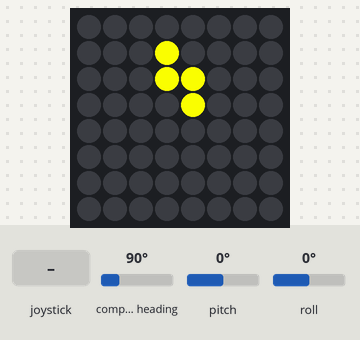
This program was run on a simulated Raspberry Pi (BCM pin numbers) with a Sense HAT. Parts: the Sense HAT's 8×8 RGB LED matrix. Inputs (shaded band) come from the test bench; at power-on: compass heading 90°, pitch 0°, roll 0°. Random numbers come from a fixed seed; the 64×8 strip is a reading aid, not a part: it shows the text the matrix is scrolling, unrolled, one strip-width of it at a time; the Sense HAT reports a negative pitch or roll as 360° plus the angle; the clock reads 2024-03-15 10:24:30 at power-on unless the program sets it.

Above: at 1.2 s.
1.3 s: joystick pushed up
At 2.0 s:
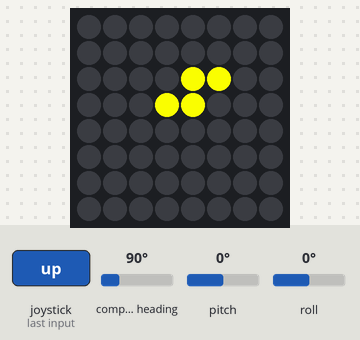
4.3 s: joystick pushed left
At 5.5 s:
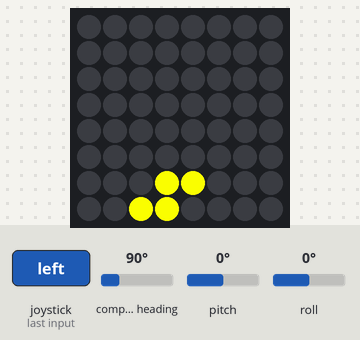
7.3 s: joystick pushed right
At 8.7 s:
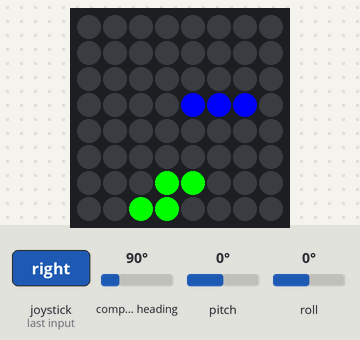
10.3 s: joystick pushed up
At 11.1 s:
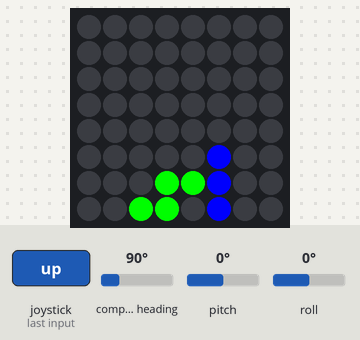
13.3 s: joystick pushed right
At 14.3 s:
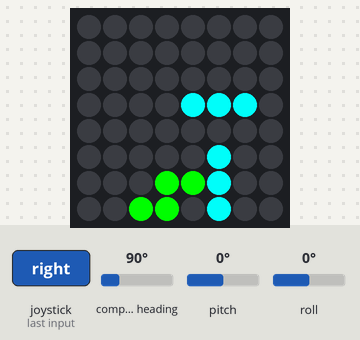

The program:

tetris.py
```python
#必要なモジュールをimport
import time
import sense_hat
import numpy as np
import sys

sense = sense_hat.SenseHat()
sense.set_imu_config(False, True, False)
orientation = sense.get_orientation_degrees()
sense.clear()

#ジョイスティック設定
left_key   = sense_hat.DIRECTION_LEFT
right_key  = sense_hat.DIRECTION_RIGHT
up_key     = sense_hat.DIRECTION_UP
down_key   = sense_hat.DIRECTION_DOWN
middle_key = sense_hat.DIRECTION_MIDDLE
pressed    = sense_hat.ACTION_PRESSED
released   = sense_hat.ACTION_RELEASED

#フィールドサイズ
playfieldSize = 10
playfield = np.zeros((playfieldSize, playfieldSize))

#ゲームスピード
gameSpeed = 0.8

#main関数での変数
lft = 0.0
timeCounter = 0.0
score = 0
interval = gameSpeed
gameOver = False

#LEDマトリックスの外に境界線を作る
for i in range(0, playfieldSize):
    #playfield[i][0] = 1
    playfield[i][playfieldSize-1] = 1
    playfield[0][i] = 1
    playfield[playfieldSize-1][i] = 1
#
#playfield
#       0  1  2  3  4  5  6  7  8  9
#
#   0   1, 0, 0, 0, 0, 0, 0, 0, 0, 1,
#   1   1, 0, 0, 0, 0, 0, 0, 0, 0, 1,
#   2   1, 0, 0, 0, 0, 0, 0, 0, 0, 1,
#   3   1, 0, 0, 0, 0, 0, 0, 0, 0, 1,
#   4   1, 0, 0, 0, 0, 0, 0, 0, 0, 1,
#   5   1, 0, 0, 0, 0, 0, 0, 0, 0, 1,
#   6   1, 0, 0, 0, 0, 0, 0, 0, 0, 1,
#   7   1, 0, 0, 0, 0, 0, 0, 0, 0, 1,
#   8   1, 0, 0, 0, 0, 0, 0, 0, 0, 1,
#   9   1, 1, 1, 1, 1, 1, 1, 1, 1, 1,
#


#テトリスの色を定義
tetroColor = {
    0:(0, 0, 0),       #0-から
    1:(0, 255, 255),   #1-水
    2:(0, 0, 255),     #2-青
    3:(255, 0, 255),   #3-紫
    4:(255, 255, 0),   #4-黄
    5:(255, 0, 0),     #5-赤
    6:(0, 255, 0),     #6-緑
    7:(255, 255, 255), #7-白
}

#テトリミノの形を定義
tetroType = np.array([
    [0x38, 0x92, 0x38, 0x92],     #1-I
    [0x93, 0x78, 0x192, 0x1E0],   #2-L
    [0x96, 0x1C8, 0xD2, 0x138],   #3-J
    [0x9A, 0xB8, 0xB2, 0x1D0],    #4-T
    [0x1B0, 0x1B0, 0x1B0, 0x1B0], #5-0
    [0x198, 0xB4, 0x198, 0xB4],   #6-Z
    [0xF0, 0x132, 0xF0, 0x132],   #7-S
])
#例:I型
#   0x38 = 000111000b   0x92 = 010010010b   0x38 = 000111000b   0x92 = 010010010b
#
#   0 0 0               0 1 0               0 0 0               0 1 0
#   1 1 1               0 1 0               1 1 1               0 1 0
#   0 0 0               0 1 0               0 0 0               0 1 0


#リスタート時の矢印
w = [150, 150, 150]
e = [0, 0, 0]

arrow = [
    e, e, e, w, w, e, e, e,
    e, e, w, w, w, w, e, e,
    e, w, e, w, w, e, w, e,
    w, e, e, w, w, e, e, w,
    e, e, e, w, w, e, e, e,
    e, e, e, w, w, e, e, e,
    e, e, e, w, w, e, e, e,
    e, e, e, w, w, e, e, e,
]

#テトリミノのサイズ
tetroSize = 3

#テトロミノに関するグローバス変数の定義
activeTetro_x = None
activeTetro_y = None
activeTetro_shape = None
activeTetro_col = None
activeTetro_dir = None

#テトリミノの生成
def generateBlock():
    global activeTetro_x, activeTetro_y, activeTetro_shape, activeTetro_col, activeTetro_dir
    activeTetro_x = 1
    activeTetro_y = 5
    activeTetro_shape = np.random.randint(0, 7)
    activeTetro_col   = np.random.randint(1, 8)
    activeTetro_dir   = np.random.randint(0, 3)

#テトリミノの描画
def drawActiveTetro():
    k = 3
    for i in range(activeTetro_y -1, activeTetro_y + 2):
        m = 1
        for j in range(activeTetro_x - 1, activeTetro_x + 2):
            if(tetroType[activeTetro_shape][activeTetro_dir] & 1 << ((k*3)-m)):
                if(j-1 >= 0):
                    sense.set_pixel(i-1, j-1, tetroColor[activeTetro_col])
            m += 1
        k -= 1

#テトリミノの衝突判定
def checkMove(dx, dy):
    k = 3
    for i in range(activeTetro_y - 1, activeTetro_y + 2):
        m = 1
        for j in range(activeTetro_x - 1, activeTetro_x + 2):
            if(tetroType[activeTetro_shape][activeTetro_dir] & 1 << ((k*3)-m)):
                if(playfield[i + dy][j + dx] != 0):
                    return True
            m += 1
        k -= 1
    return False

#テトリミノの固定
def fixTetro():
    k = 3
    for i in range(activeTetro_y - 1, activeTetro_y + 2):
        m = 1
        for j in range(activeTetro_x - 1, activeTetro_x + 2):
            if(tetroType[activeTetro_shape][activeTetro_dir] & 1 << ((k*3)-m)):
                playfield[i][j] = activeTetro_shape + 1
            m += 1
        k -= 1

#フィールドの描画
def drawPlayfield():
    for i in range(0, 8):
        for j in range(0,8):
            sense.set_pixel(i, j, tetroColor[playfield[i+1][j+1]])

#ラインの消去
def checkLine():
    lineCount = 0
    i = 8
    while i > 0:
        brickCount = 0
        for j in range(1, 9):
            if playfield[j][i] != 0:
                brickCount += 1
        if brickCount == 8:
            for j in range(1, 9):
                playfield[j][i] = 0
            lineCount += 1
            for k in range(i, 1, -1):
                for m in range(1, 9):
                    playfield[m][k] = playfield[m][k-1]
            i += 1
        i -= 1
    return lineCount

#フィールドのクリア
def clearPlayfield():
    for i in range(1, 9):
        for j in range(1, 9):
            playfield[i][j] = 0

#ゲームリスタート
def restartGame():
    global score
    clearPlayfield()
    score = 0
    generateBlock()

#ジャイロセンサによる盤面の回転
def gyroRotate():
    if pitch < 0:
        sense.set_rotation(90)
        left_key  = sense_hat.DIRECTION_UP
        right_key = sense_hat.DIRECTION_DOWN
        up_key    = sense_hat.DIRECTION_RIGHT
        down_key  = sense_hat.DIRECTION_LEFT
    elif pitch > 90:
        sense.set_rotation(270)
        left_key  = sense_hat.DIRECTION_DOWN
        right_key = sense_hat.DIRECTION_UP
        up_key    = sense_hat.DIRECTION_LEFT
        down_key  = sense_hat.DIRECTION_RIGHT
    elif roll > 90:
        sense.set_rotation(180)
        left_key  = sense_hat.DIRECTION_RIGHT
        right_key = sense_hat.DIRECTION_LEFT
        up_key    = sense_hat.DIRECTION_DOWN
        down_key  = sense_hat.DIRECTION_UP
    elif roll < 0:
        sense.set_rotation(0)
        left_key  = sense_hat.DIRECTION_LEFT
        right_key = sense_hat.DIRECTION_RIGHT
        up_key    = sense_hat.DIRECTION_UP
        down_key  = sense_hat.DIRECTION_DOWN


#最初のテトリミノを生成
generateBlock()

#main関数
while True:
    ct = time.time()
    dt = ct - lft
    lft = ct
    timeCounter += dt

    #ジャイロによる操作
    orientation = sense.get_orientation_degrees()
    pitch = orientation["pitch"]
    roll = orientation["roll"]
    yaw = orientation["yaw"]
    #gyroRotate()

    events = sense.stick.get_events()
    if events:
        for e in events:
            #左へ移動
            if e.direction == left_key and e.action == pressed:
                if not checkMove(0, -1):
                    activeTetro_y -= 1
            #右へ移動
            if e.direction == right_key and e.action == pressed:
                if not checkMove(0, 1):
                    activeTetro_y += 1
            #テトリミノの回転
            if e.direction == up_key and e.action == pressed:
                tmpDir = activeTetro_dir
                activeTetro_dir = (activeTetro_dir + 1) % 4
                if checkMove(0, 0):
                    activeTetro_dir = tmpDir
            #落下速度up
            if e.direction == down_key and e.action == pressed:
                interval = gameSpeed / 5
            #速度を戻す
            if e.direction == down_key and e.action == released:
                interval = gameSpeed

            #ゲームリスタート
            if e.direction == up_key and e.action == pressed and gameOver:
                restartGame()
                gameOver = False
            #ゲーム終了
            if e.direction == down_key and e.action == pressed and gameOver:
                sense.clear()
                sys.exit()


    if(timeCounter > interval):
        timeCounter = 0
        if not gameOver:
            if not checkMove(1, 0):
                activeTetro_x += 1
            else:
                fixTetro()
                linesDestroyed = checkLine()
                if linesDestroyed == 1:
                    score += 1
                elif linesDestroyed == 2:
                    score += 10
                elif linesDestroyed == 3:
                    score += 30
                generateBlock()
                if checkMove(0, 0):
                    for k in range(0, 2):
                        sense.clear(255, 255, 255)
                        time.sleep(0.2)
                        sense.clear()
                        time.sleep(0.2)
                    sense.show_message("GAME OVER!",0.04)
                    msg = str(score) + "pts!"
                    sense.show_message(msg, 0.06)
                    clearPlayfield()
                    gameOver = True
            drawPlayfield()
            drawActiveTetro()
        else:
            sense.set_pixels(arrow)
```

Measured:
- what the display in image 1 shows lasts 0.8 s, from 1.7 s to 2.5 s
